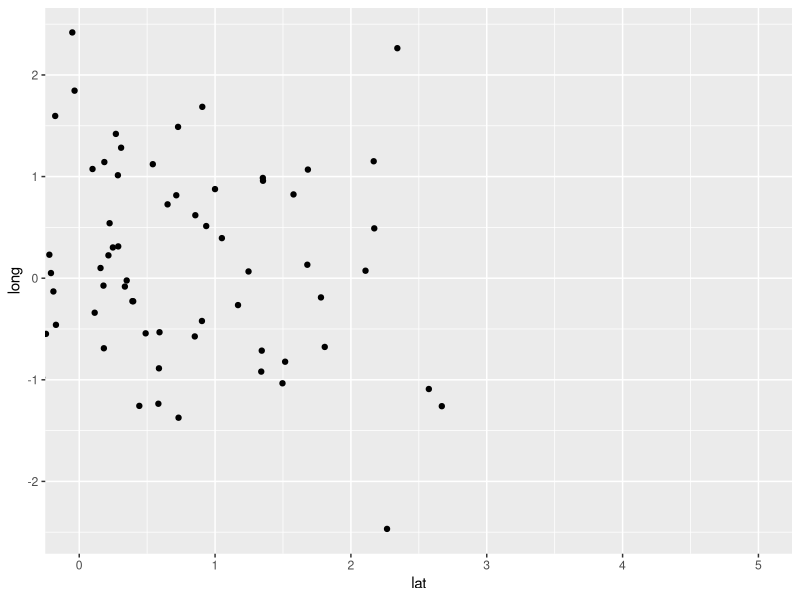
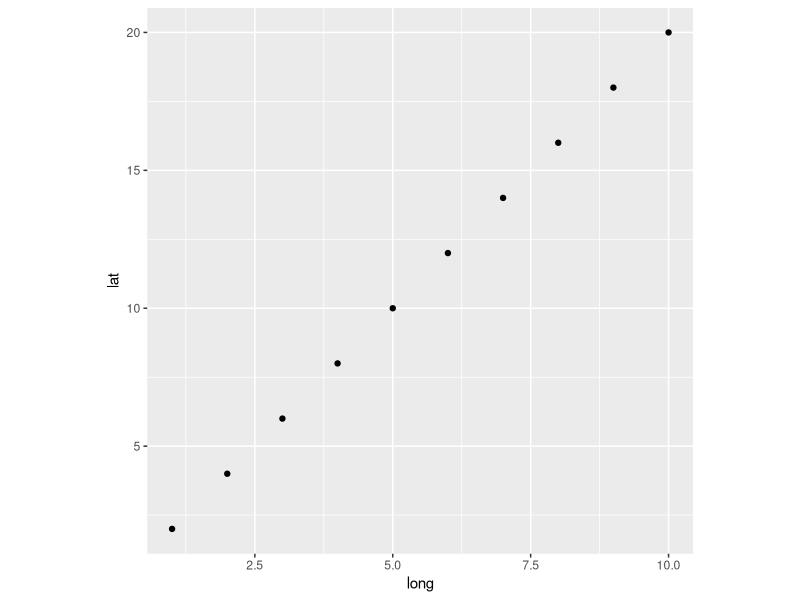
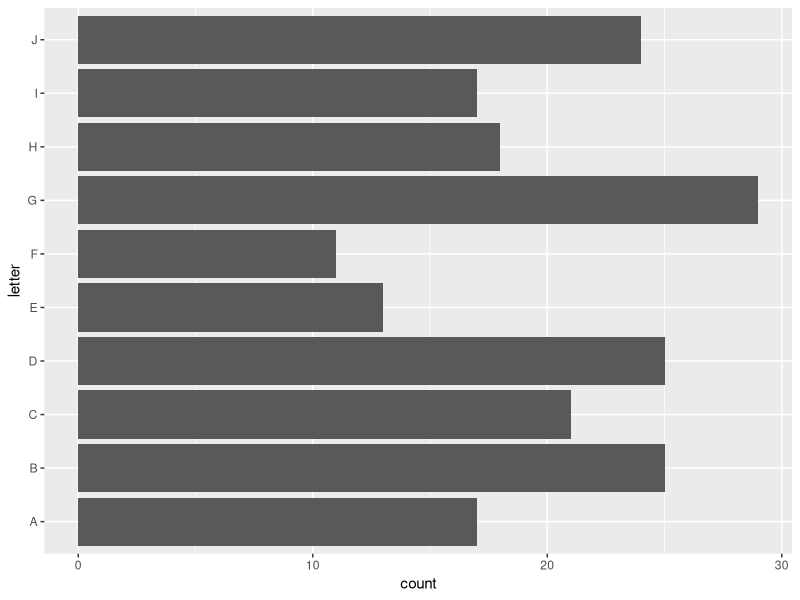
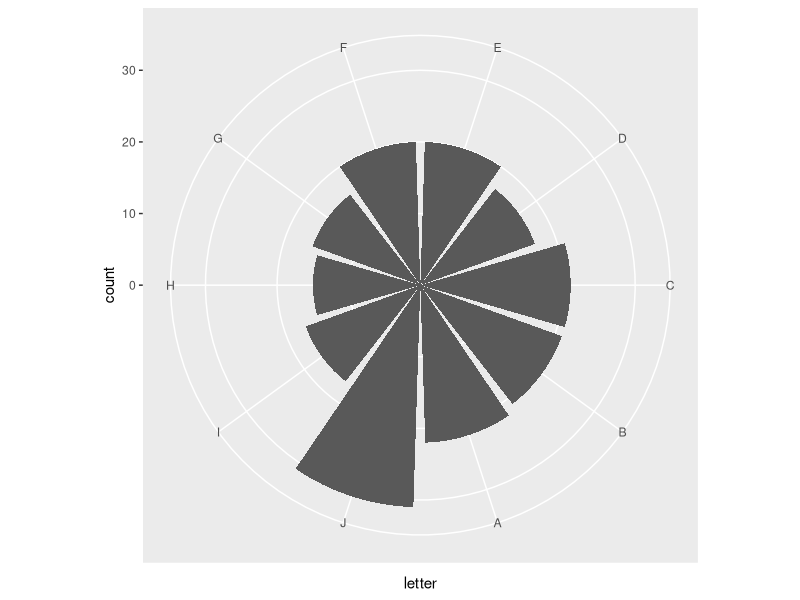
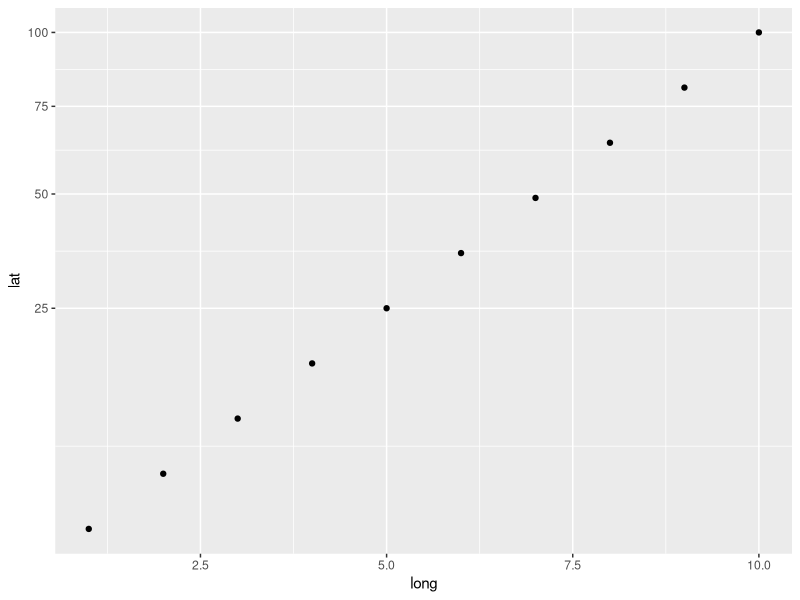
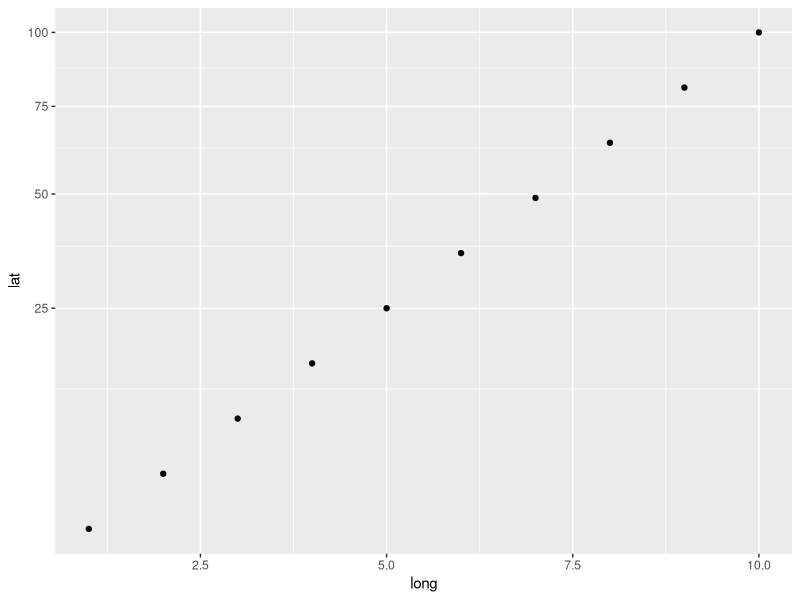

Write R code to recreate these figures, in order.
## ---- chunk 1
knitr::opts_chunk$set(warning = FALSE, message = FALSE)
knitr::opts_chunk$set(fig.align = "center", fig.width = 6, fig.asp = 0.7)
library(ggplot2)
library(dplyr)
## ---- chunk 2
ggplot(tibble(lat = rnorm(100), long = rnorm(100))) + 
  geom_point(aes(x = lat, y = long)) +
  coord_cartesian(xlim = c(0, 5))
## ---- chunk 3
ggplot(tibble(long = 1:10, lat = 1:10*2)) +
  geom_point(aes(x = long, y = lat)) +
  coord_fixed(ratio = 1/2)
## ---- chunk 4
ggplot(tibble(letter = sample(LETTERS[1:10], 200, replace = TRUE))) +
  geom_bar(aes(x = letter)) +
  coord_flip()
## ---- chunk 5
ggplot(tibble(letter = sample(LETTERS[1:10], 200, replace = TRUE))) +
  geom_bar(aes(x = letter)) +
  coord_polar(theta = "x", start = pi, direction = -1)
## ---- chunk 6
ggplot(data.frame(long = 1:10, lat = (1:10)^2), aes(long, lat)) + 
  geom_point(aes(x = long, y = lat)) +
  scale_y_sqrt()
## ---- chunk 7
ggplot(data.frame(long = 1:10, lat = (1:10)^2), aes(long, lat)) + 
  geom_point(aes(x = long, y = lat)) +
  coord_trans(y = "sqrt")
